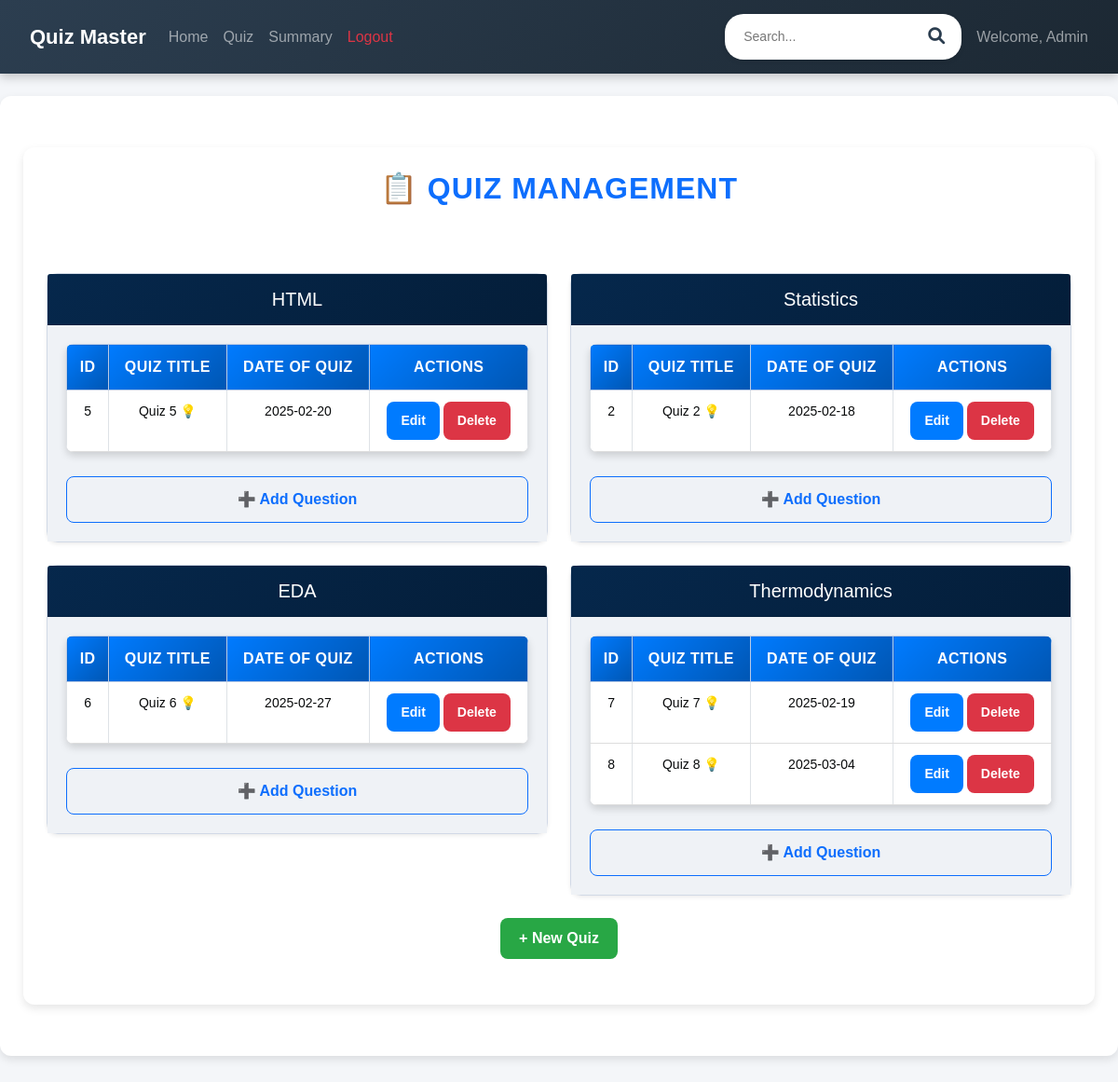
Page /admin/quiz_management on the earlier database version.
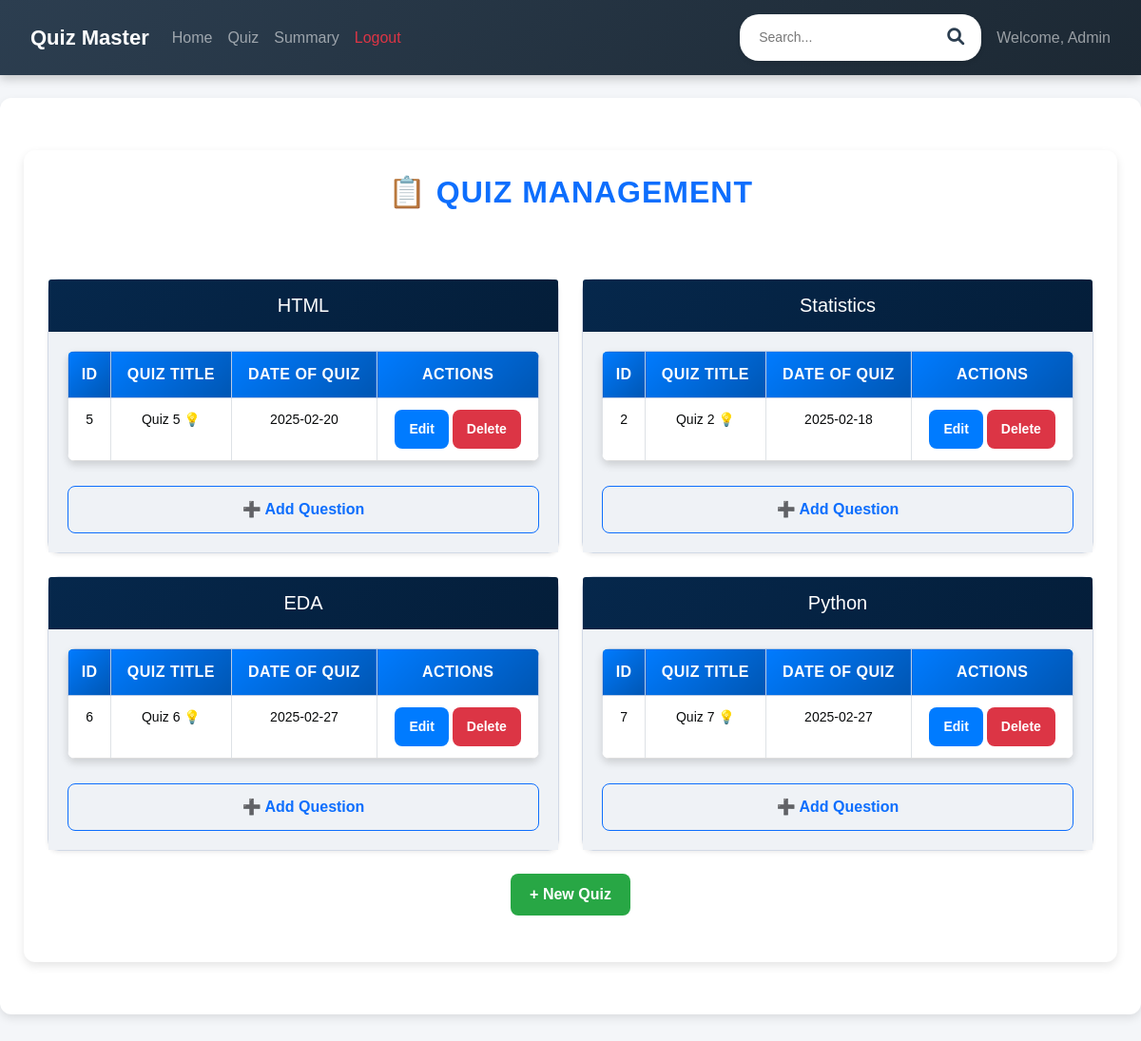
Same page on the later database version.
### backend/models.py (models this page shows)
class Chapter(db.Model):
    __tablename__ = 'chapter'
    id = db.Column(db.Integer, primary_key=True)
    name = db.Column(db.String(100), nullable=False)
    description = db.Column(db.Text)
    subject_id = db.Column(db.Integer, db.ForeignKey('subject.id', ondelete="CASCADE"), nullable=False)
    quizzes = db.relationship('Quiz', backref='chapter', lazy='subquery', cascade='all, delete-orphan')

class Quiz(db.Model):
    __tablename__ = 'quiz'
    id = db.Column(db.Integer, primary_key=True)
    chapter_id = db.Column(db.Integer, db.ForeignKey('chapter.id', ondelete="CASCADE"), nullable=False)
    date_of_quiz = db.Column(db.Date, nullable=False)
    duration_seconds = db.Column(db.Integer, nullable=False)
    remarks = db.Column(db.Text)
    questions = db.relationship('Question', backref='quiz', lazy='subquery', cascade='all, delete-orphan')
    scores = db.relationship('Score', backref='quiz', lazy='dynamic', cascade='all, delete-orphan')

### backend/controllers.py (the view)
@app.route('/admin/quiz_management', methods=['GET'])
def quiz_management():
    chapters = Chapter.query.options(db.joinedload(Chapter.quizzes)).all()
    quizzes = Quiz.query.all()
    return render_template('admin/admin_quiz_management.html', chapters=chapters, quizzes=quizzes)

### templates/admin/admin_quiz_management.html (shortened to what this page needs)
{% extends "admin/admin_base.html" %}
{% block content %}
<div class="container">
    <h2 class="text-center text-primary mb-4">📋 QUIZ MANAGEMENT</h2>
<br>
<br>
    {% if quizzes %}
    <div class="row">
        {% for chapter in chapters %}
        <div class="col-md-6">
            <div class="card shadow-sm mb-4">
                <div class="card-header bg-dark text-white">
                    <h5 class="mb-0" class="text-center">{{ chapter.name }}</h5>
                </div>
                <div class="card-body">
                    <table class="table table-bordered">
                        <thead class="table-primary">
                            <tr>
                                <th>ID</th>
                                <th>Quiz Title</th>
                                <th>Date of Quiz</th>
                                <th>Actions</th>
                            </tr>
                        </thead>
                        <tbody>
                            {% for quiz in quizzes if quiz.chapter_id == chapter.id %}
                            <tr>
                                <td>{{ quiz.id }}</td>
                                <td>{{ 'Quiz ' + quiz.id|string +' 💡' }}</td>
                                <td>{{ quiz.date_of_quiz.strftime('%Y-%m-%d') }}</td>
                                <td>
                                    <a href="{{ url_for('edit_quiz', quiz_id=quiz.id) }}" class="btn btn-primary btn-sm">Edit</a>
                                    <a href="{{ url_for('delete_quiz', quiz_id=quiz.id) }}" class="btn btn-danger btn-sm">Delete</a>
                                </td>
                            </tr>
                            {% endfor %}
                        </tbody>
                    </table>
                    <a href="{{ url_for('new_question', quiz_id=chapter.id) }}" class="btn btn-outline-primary w-100">
                        ➕ Add Question
                    </a>
                </div>
            </div>
        </div>
        {% endfor %}
    </div>
    {% else %}
    <div class="alert alert-warning text-center">No quizzes available. Click "New Quiz" to add.</div>
    {% endif %}
    <div class="text-center">
        <a href="{{ url_for('new_quiz') }}" class="btn btn-success mb-4">+ New Quiz</a>
    </div>
</div>
{% endblock %}

Differences in the rows shown:
removed Chapter: name "Thermodynamics", Quiz (id "7", id "Quiz 7 💡", date_of_quiz "2025-02-19")
removed Quiz: id "8", id "Quiz 8 💡", date_of_quiz "2025-03-04", shown under Chapter "Thermodynamics"
added Chapter: name "Python", Quiz (id "7", id "Quiz 7 💡", date_of_quiz "2025-02-27")
